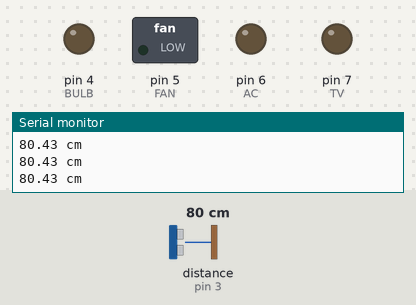
Bench run of a sketch on a simulated Arduino Uno, built with avr-gcc and run on an emulated ATmega328P. On the bench: switched loads named in the sketch (green lamp = pin HIGH), output pins drawn as LEDs (lit = HIGH), the last lines printed to the serial monitor. Wiring (inferred from the names in the program): ultrasonic range finder: trigger pin 2; echo pin 3. Dashed ring = blinking. Inputs (shaded band) come from the test bench; at power-on: distance to the obstacle (sensor on pin 3) 80 cm. The echo pulse lasts 58.3 µs per cm; pins used as bus, display or sensor lines are not drawn.

Above: at 1.2 s.
1.3 s: distance to the obstacle (sensor on pin 3) set to 36 cm
2.8 s: distance to the obstacle (sensor on pin 3) set to 33 cm
At 3.19 s:
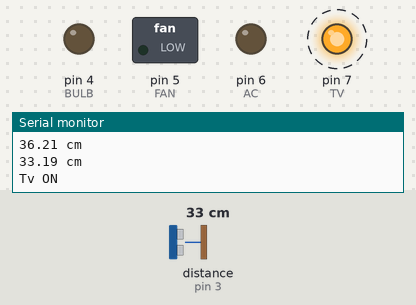
5.8 s: distance to the obstacle (sensor on pin 3) set to 9 cm
At 6.22 s:
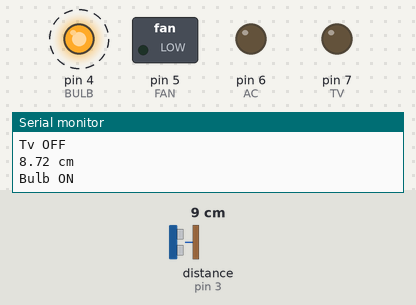
8.8 s: distance to the obstacle (sensor on pin 3) set to 18 cm
At 9.24 s:
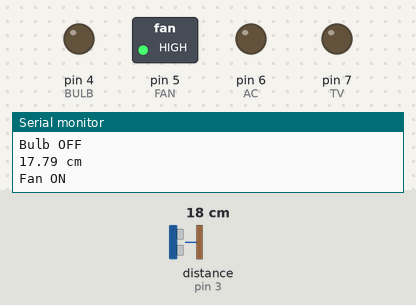
11.8 s: distance to the obstacle (sensor on pin 3) set to 35 cm
At 11.96 s:
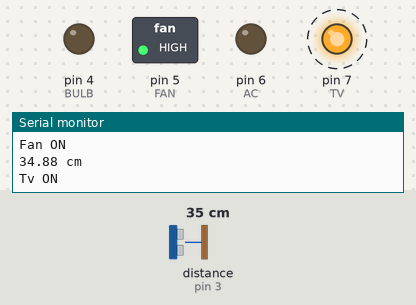
14.8 s: distance to the obstacle (sensor on pin 3) set to 23 cm
At 14.99 s:
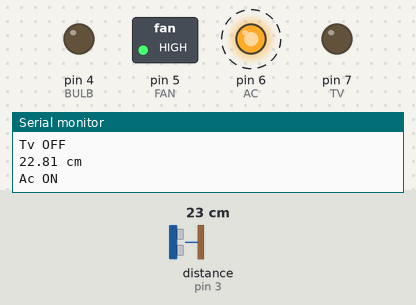
Timing chart, 0 to 18.8 s (numbered marks = the images above; inputs shaded):
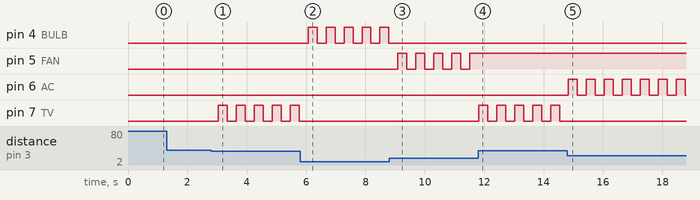

The sketch:

virtual_switch.ino
```cpp
/* Developed by Ankur Varma & Jay  Suthat
 * @ sashivarma58@gmail.com
 */

#define ECHOPIN 3
#define TRIGPIN 2
#define BULB 4
#define FAN 5
#define AC 6
#define TV 7
int i = 0;
int j = 0;
int k = 0;
int l = 0;


void setup()
{
  Serial.begin(9600);
  pinMode(ECHOPIN, INPUT);
  pinMode(TRIGPIN, OUTPUT);
  pinMode(BULB, OUTPUT);
  pinMode(FAN, OUTPUT);
  pinMode(AC, OUTPUT);
  pinMode(TV, OUTPUT);
}

void loop()
{
  digitalWrite(TRIGPIN, LOW);
  delayMicroseconds(2);
  digitalWrite(TRIGPIN, HIGH);
  delayMicroseconds(10);
  digitalWrite(TRIGPIN, LOW);


  float distance = pulseIn(ECHOPIN, HIGH);
  distance= distance/58;


  Serial.print(distance);
  Serial.println(" cm");

  if ((distance > 6) && (distance < 12))
  {
    if(i%2 == 0){
    digitalWrite (BULB, HIGH);
    Serial.println("Bulb ON");
    i++;
    }
    else{
      digitalWrite (BULB, LOW);
      Serial.println("Bulb OFF");
      i++;
    }
  }
  else if ((distance > 14) && (distance < 18))
  {
    if(j%2 == 0){
    digitalWrite (FAN, HIGH);
    Serial.println("Fan ON");
    j++;
    }
    else{
      digitalWrite (FAN, LOW);
      Serial.println("Fan OFF");
      j++;
    }
  }
  else if ((distance > 19) && (distance < 25))
  {
    if(k%2 == 0){
    digitalWrite (AC, HIGH);
    Serial.println("Ac ON");
    k++;
    }
    else{
      digitalWrite (AC, LOW);
      Serial.println("Ac OFF");
      k++;
    }
  }
  else if ((distance > 26) && (distance < 35))
  {
    if(l%2 == 0){
    digitalWrite (TV, HIGH);
    Serial.println("Tv ON");
    l++;
    }
    else{
      digitalWrite (TV, LOW);
      Serial.println("Tv OFF");
      l++;
    }
  }

  delay(300);
}
```

Measured:
- the behaviour switches between 35 and 34 cm on distance to the obstacle (sensor on pin 3) (found by bisection; images 0 and 1)
- after the input at 2.8 s, pin 7 (TV): alternates HIGH for 0.30 s and LOW for 0.30 s, starting after 0.25 s
- after the input at 5.8 s, pin 4 (BULB): alternates HIGH for 0.30 s and LOW for 0.30 s, starting after 0.28 s; pin 7 (TV): stops changing and stays LOW
- after the input at 8.8 s, pin 4 (BULB): stops changing and stays LOW; pin 5 (FAN): alternates HIGH for 0.30 s and LOW for 0.30 s, starting after 0.29 s
- after the input at 11.8 s, pin 5 (FAN): stops changing and stays HIGH; pin 7 (TV): alternates HIGH for 0.30 s and LOW for 0.30 s, starting at once
- after the input at 14.8 s, pin 6 (AC): alternates HIGH for 0.30 s and LOW for 0.30 s, starting at once; pin 7 (TV): stops changing and stays LOW
